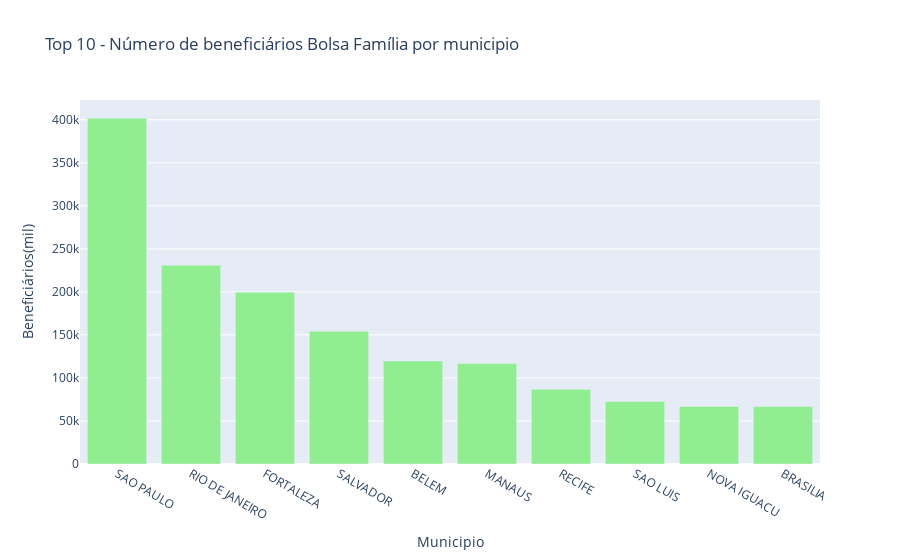

Notebook cell for this chart:
### Code cell
#Plotando o gráfico
data = [go.Bar(x=municipio_beneficiarios.index,
        y=municipio_beneficiarios.values,
        marker = {'color':'lightgreen'})]


layout = go.Layout(title='Top 10 - Número de beneficiários Bolsa Família por municipio',
                   yaxis={'title':'Beneficiários(mil)'},
                   xaxis={'title':'Municipio'})

fig = go.Figure(data=data, layout=layout)
py.iplot(fig)

### Figure 1 — Plotly figure (JSON) as saved in the notebook; plotly's stock layout.template omitted (floating-point values rounded to 4 significant figures)
{"data": [{"marker": {"color": "lightgreen"}, "type": "bar", "x": ["SAO PAULO", "RIO DE JANEIRO", "FORTALEZA", "SALVADOR", "BELEM", "MANAUS", "RECIFE", "SAO LUIS", "NOVA IGUACU", "BRASILIA"], "y": [401880, 231050, 199669, 154209, 119578, 116723, 86771, 72626, 66908, 66688]}], "layout": {"title": {"text": "Top 10 - Número de beneficiários Bolsa Família por municipio"}, "xaxis": {"title": {"text": "Municipio"}}, "yaxis": {"title": {"text": "Beneficiários(mil)"}}}}
